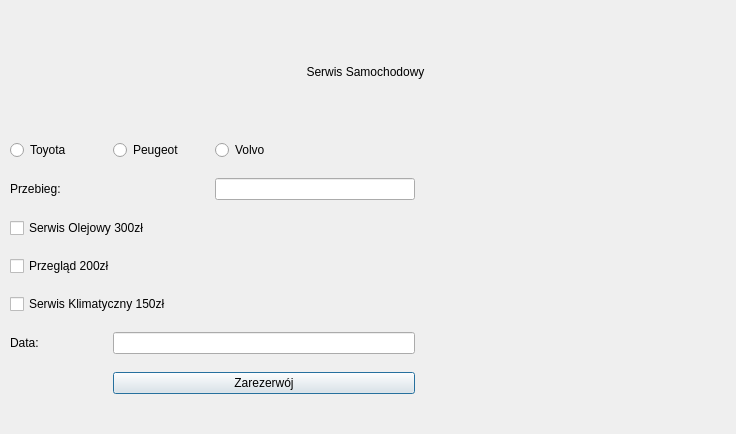
<?xml version="1.0" encoding="UTF-8"?>
<ui version="4.0">
 <class>Dialog</class>
 <widget class="QDialog" name="Dialog">
  <property name="geometry">
   <rect>
    <x>0</x>
    <y>0</y>
    <width>736</width>
    <height>434</height>
   </rect>
  </property>
  <property name="windowTitle">
   <string>Dialog</string>
  </property>
  <widget class="QWidget" name="gridLayoutWidget">
   <property name="geometry">
    <rect>
     <x>10</x>
     <y>10</y>
     <width>711</width>
     <height>401</height>
    </rect>
   </property>
   <layout class="QGridLayout" name="gridLayout">
    <item row="6" column="1" colspan="2">
     <widget class="QLineEdit" name="date"/>
    </item>
    <item row="2" column="2">
     <widget class="QLineEdit" name="kilometers">
      <property name="maximumSize">
       <size>
        <width>200</width>
        <height>16777215</height>
       </size>
      </property>
     </widget>
    </item>
    <item row="0" column="0" colspan="4">
     <widget class="QLabel" name="label">
      <property name="sizePolicy">
       <sizepolicy hsizetype="Preferred" vsizetype="Preferred">
        <horstretch>0</horstretch>
        <verstretch>0</verstretch>
       </sizepolicy>
      </property>
      <property name="maximumSize">
       <size>
        <width>16777215</width>
        <height>100</height>
       </size>
      </property>
      <property name="text">
       <string>Serwis Samochodowy</string>
      </property>
      <property name="alignment">
       <set>Qt::AlignCenter</set>
      </property>
     </widget>
    </item>
    <item row="1" column="0">
     <widget class="QRadioButton" name="toyota">
      <property name="text">
       <string>Toyota</string>
      </property>
     </widget>
    </item>
    <item row="4" column="0" colspan="3">
     <widget class="QCheckBox" name="service_check">
      <property name="text">
       <string>Przegląd 200zł</string>
      </property>
     </widget>
    </item>
    <item row="2" column="0" colspan="2">
     <widget class="QLabel" name="label_3">
      <property name="text">
       <string>Przebieg:</string>
      </property>
     </widget>
    </item>
    <item row="5" column="0" colspan="3">
     <widget class="QCheckBox" name="service_climate">
      <property name="text">
       <string>Serwis Klimatyczny 150zł</string>
      </property>
     </widget>
    </item>
    <item row="6" column="0">
     <widget class="QLabel" name="label_4">
      <property name="text">
       <string>Data:</string>
      </property>
     </widget>
    </item>
    <item row="1" column="2">
     <widget class="QRadioButton" name="volvo">
      <property name="text">
       <string>Volvo</string>
      </property>
     </widget>
    </item>
    <item row="1" column="1">
     <widget class="QRadioButton" name="peugeot">
      <property name="text">
       <string>Peugeot</string>
      </property>
     </widget>
    </item>
    <item row="3" column="0" colspan="3">
     <widget class="QCheckBox" name="service_oil">
      <property name="text">
       <string>Serwis Olejowy 300zł</string>
      </property>
     </widget>
    </item>
    <item row="1" column="3" rowspan="6">
     <widget class="QLabel" name="logo">
      <property name="minimumSize">
       <size>
        <width>300</width>
        <height>0</height>
       </size>
      </property>
      <property name="text">
       <string/>
      </property>
     </widget>
    </item>
    <item row="7" column="1" colspan="2">
     <widget class="QPushButton" name="reserve">
      <property name="text">
       <string>Zarezerwój</string>
      </property>
     </widget>
    </item>
   </layout>
  </widget>
 </widget>
 <resources/>
 <connections/>
</ui>
